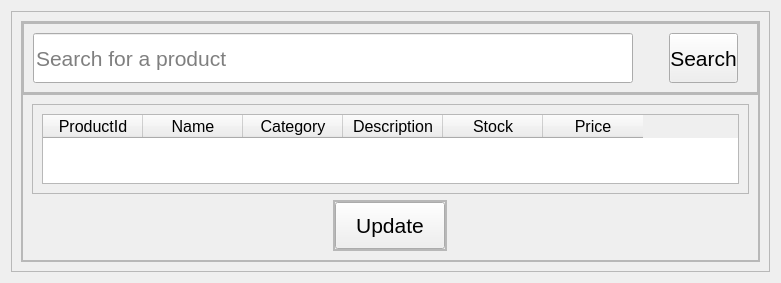
                   <widget class="QWidget" name="Inventory">
                    <layout class="QVBoxLayout" name="verticalLayout_27">
                     <item>
                      <widget class="QFrame" name="frame_33">
                       <property name="frameShape">
                        <enum>QFrame::StyledPanel</enum>
                       </property>
                       <property name="frameShadow">
                        <enum>QFrame::Raised</enum>
                       </property>
                       <layout class="QVBoxLayout" name="verticalLayout_28">
                        <item>
                         <widget class="QFrame" name="frame_34">
                          <property name="frameShape">
                           <enum>QFrame::StyledPanel</enum>
                          </property>
                          <property name="frameShadow">
                           <enum>QFrame::Raised</enum>
                          </property>
                          <layout class="QVBoxLayout" name="verticalLayout_29">
                           <property name="spacing">
                            <number>0</number>
                           </property>
                           <property name="leftMargin">
                            <number>0</number>
                           </property>
                           <property name="topMargin">
                            <number>0</number>
                           </property>
                           <property name="rightMargin">
                            <number>0</number>
                           </property>
                           <property name="bottomMargin">
                            <number>0</number>
                           </property>
                           <item>
                            <widget class="QFrame" name="frame_35">
                             <property name="minimumSize">
                              <size>
                               <width>0</width>
                               <height>0</height>
                              </size>
                             </property>
                             <property name="maximumSize">
                              <size>
                               <width>16777215</width>
                               <height>80</height>
                              </size>
                             </property>
                             <property name="frameShape">
                              <enum>QFrame::StyledPanel</enum>
                             </property>
                             <property name="frameShadow">
                              <enum>QFrame::Raised</enum>
                             </property>
                             <layout class="QHBoxLayout" name="horizontalLayout_13">
                              <property name="spacing">
                               <number>0</number>
                              </property>
                              <property name="leftMargin">
                               <number>0</number>
                              </property>
                              <property name="topMargin">
                               <number>0</number>
                              </property>
                              <property name="rightMargin">
                               <number>0</number>
                              </property>
                              <property name="bottomMargin">
                               <number>0</number>
                              </property>
                              <item>
                               <widget class="QFrame" name="frame_36">
                                <property name="frameShape">
                                 <enum>QFrame::StyledPanel</enum>
                                </property>
                                <property name="frameShadow">
                                 <enum>QFrame::Raised</enum>
                                </property>
                                <layout class="QHBoxLayout" name="horizontalLayout_14">
                                 <item>
                                  <widget class="QLineEdit" name="rms_inventory_lineEdit">
                                   <property name="minimumSize">
                                    <size>
                                     <width>600</width>
                                     <height>50</height>
                                    </size>
                                   </property>
                                   <property name="maximumSize">
                                    <size>
                                     <width>16777215</width>
                                     <height>16777215</height>
                                    </size>
                                   </property>
                                   <property name="styleSheet">
                                    <string notr="true">font:16pt</string>
                                   </property>
                                   <property name="placeholderText">
                                    <string>Search for a product</string>
                                   </property>
                                  </widget>
                                 </item>
                                 <item>
                                  <spacer name="horizontalSpacer_4">
                                   <property name="orientation">
                                    <enum>Qt::Horizontal</enum>
                                   </property>
                                   <property name="sizeHint" stdset="0">
                                    <size>
                                     <width>30</width>
                                     <height>20</height>
                                    </size>
                                   </property>
                                  </spacer>
                                 </item>
                                 <item>
                                  <widget class="QPushButton" name="rms_inventory_searchbtn">
                                   <property name="minimumSize">
                                    <size>
                                     <width>0</width>
                                     <height>50</height>
                                    </size>
                                   </property>
                                   <property name="styleSheet">
                                    <string notr="true">font:16pt;
margin-right:10;</string>
                                   </property>
                                   <property name="text">
                                    <string>Search</string>
                                   </property>
                                   <property name="icon">
                                    <iconset>
                                     <normaloff>../../../../../mnt/c/Users/prasa/Downloads/magnifying-glass.png</normaloff>../../../../../mnt/c/Users/prasa/Downloads/magnifying-glass.png</iconset>
                                   </property>
                                   <property name="iconSize">
                                    <size>
                                     <width>20</width>
                                     <height>20</height>
                                    </size>
                                   </property>
                                  </widget>
                                 </item>
                                </layout>
                               </widget>
                              </item>
                             </layout>
                            </widget>
                           </item>
                           <item>
                            <widget class="QFrame" name="frame_37">
                             <property name="frameShape">
                              <enum>QFrame::StyledPanel</enum>
                             </property>
                             <property name="frameShadow">
                              <enum>QFrame::Raised</enum>
                             </property>
                             <layout class="QVBoxLayout" name="verticalLayout_30">
                              <item>
                               <widget class="QFrame" name="frame_38">
                                <property name="frameShape">
                                 <enum>QFrame::StyledPanel</enum>
                                </property>
                                <property name="frameShadow">
                                 <enum>QFrame::Raised</enum>
                                </property>
                                <layout class="QVBoxLayout" name="verticalLayout_31">
                                 <item>
                                  <widget class="QTableWidget" name="tableWidget_2">
                                   <property name="styleSheet">
                                    <string notr="true">font:12pt;</string>
                                   </property>
                                   <property name="sizeAdjustPolicy">
                                    <enum>QAbstractScrollArea::AdjustToContents</enum>
                                   </property>
                                   <column>
                                    <property name="text">
                                     <string>ProductId</string>
                                    </property>
                                   </column>
                                   <column>
                                    <property name="text">
                                     <string>Name</string>
                                    </property>
                                   </column>
                                   <column>
                                    <property name="text">
                                     <string>Category</string>
                                    </property>
                                   </column>
                                   <column>
                                    <property name="text">
                                     <string>Description</string>
                                    </property>
                                   </column>
                                   <column>
                                    <property name="text">
                                     <string>Stock</string>
                                    </property>
                                   </column>
                                   <column>
                                    <property name="text">
                                     <string>Price</string>
                                    </property>
                                   </column>
                                  </widget>
                                 </item>
                                </layout>
                               </widget>
                              </item>
                              <item alignment="Qt::AlignHCenter">
                               <widget class="QFrame" name="frame_39">
                                <property name="maximumSize">
                                 <size>
                                  <width>500</width>
                                  <height>100</height>
                                 </size>
                                </property>
                                <property name="frameShape">
                                 <enum>QFrame::StyledPanel</enum>
                                </property>
                                <property name="frameShadow">
                                 <enum>QFrame::Raised</enum>
                                </property>
                                <layout class="QVBoxLayout" name="verticalLayout_32">
                                 <property name="spacing">
                                  <number>0</number>
                                 </property>
                                 <property name="leftMargin">
                                  <number>0</number>
                                 </property>
                                 <property name="topMargin">
                                  <number>0</number>
                                 </property>
                                 <property name="rightMargin">
                                  <number>0</number>
                                 </property>
                                 <property name="bottomMargin">
                                  <number>0</number>
                                 </property>
                                 <item>
                                  <widget class="QFrame" name="frame_40">
                                   <property name="minimumSize">
                                    <size>
                                     <width>0</width>
                                     <height>0</height>
                                    </size>
                                   </property>
                                   <property name="maximumSize">
                                    <size>
                                     <width>500</width>
                                     <height>100</height>
                                    </size>
                                   </property>
                                   <property name="frameShape">
                                    <enum>QFrame::StyledPanel</enum>
                                   </property>
                                   <property name="frameShadow">
                                    <enum>QFrame::Raised</enum>
                                   </property>
                                   <layout class="QHBoxLayout" name="horizontalLayout_15">
                                    <property name="spacing">
                                     <number>9</number>
                                    </property>
                                    <property name="leftMargin">
                                     <number>0</number>
                                    </property>
                                    <property name="topMargin">
                                     <number>0</number>
                                    </property>
                                    <property name="rightMargin">
                                     <number>0</number>
                                    </property>
                                    <property name="bottomMargin">
                                     <number>0</number>
                                    </property>
                                    <item>
                                     <widget class="QPushButton" name="rms_inventory_updatebtn">
                                      <property name="styleSheet">
                                       <string notr="true">font:16pt;
padding:10px 20px</string>
                                      </property>
                                      <property name="text">
                                       <string>Update</string>
                                      </property>
                                      <property name="icon">
                                       <iconset>
                                        <normaloff>../../../../../mnt/c/Users/prasa/Downloads/update.png</normaloff>../../../../../mnt/c/Users/prasa/Downloads/update.png</iconset>
                                      </property>
                                      <property name="iconSize">
                                       <size>
                                        <width>20</width>
                                        <height>20</height>
                                       </size>
                                      </property>
                                     </widget>
                                    </item>
                                   </layout>
                                  </widget>
                                 </item>
                                </layout>
                               </widget>
                              </item>
                             </layout>
                            </widget>
                           </item>
                          </layout>
                         </widget>
                        </item>
                       </layout>
                      </widget>
                     </item>
                    </layout>
                   </widget>
